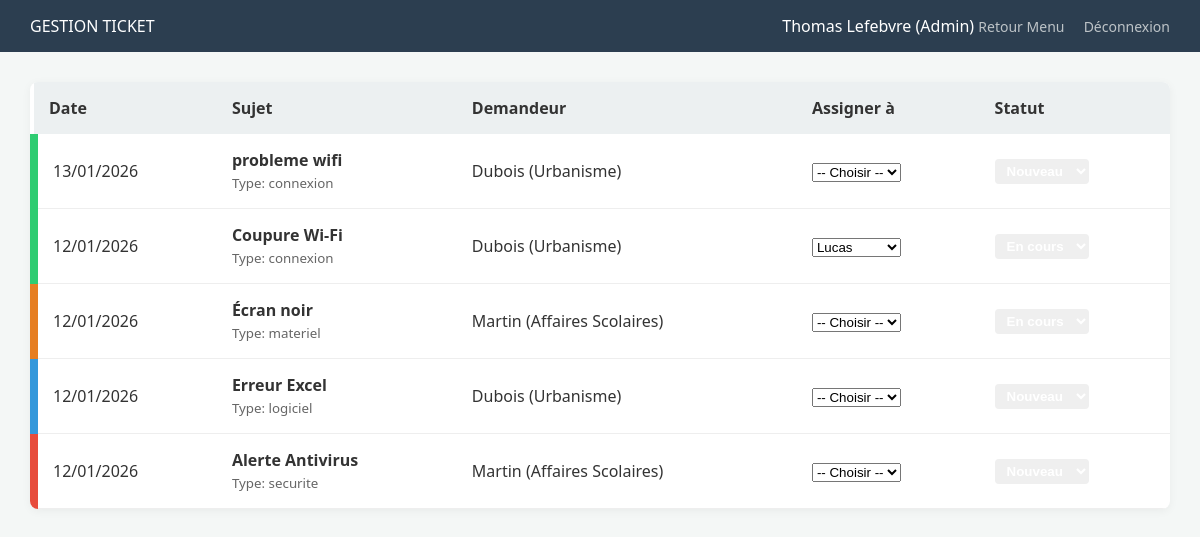
Page /admin/prestations (signed in) on the earlier database version.
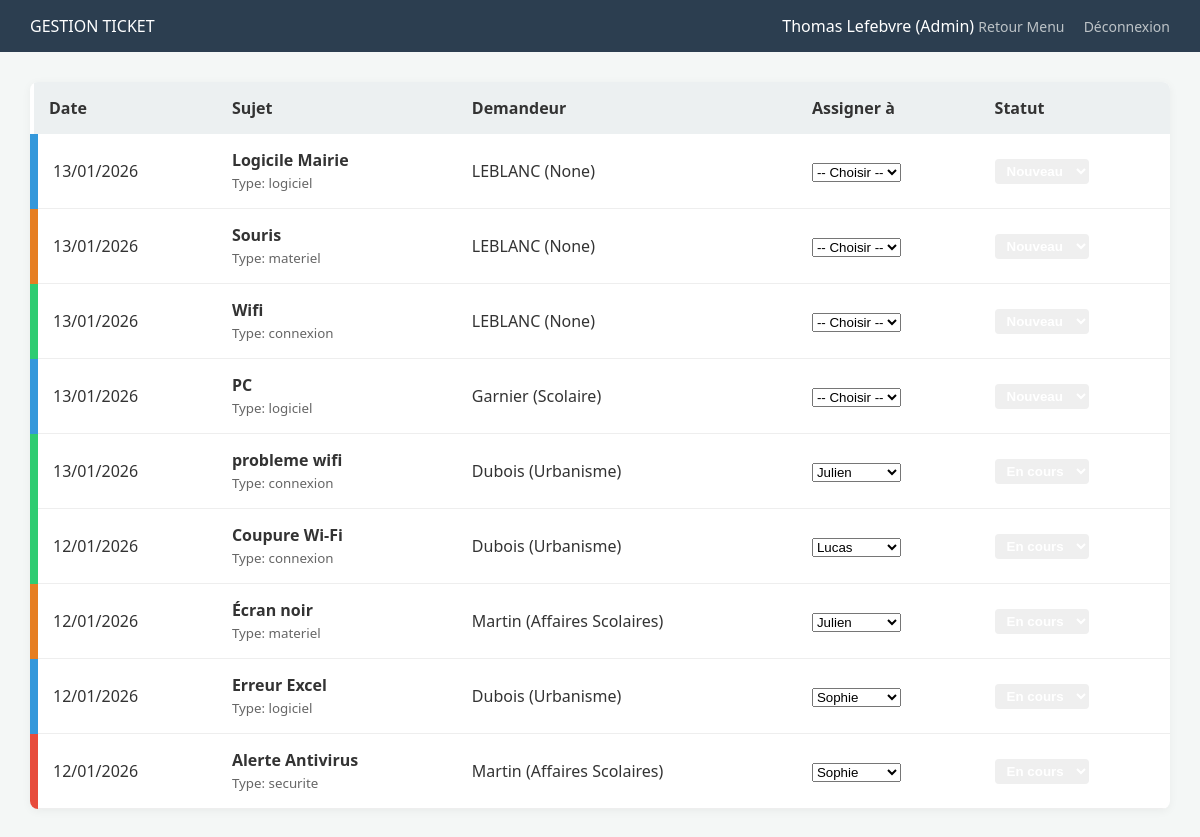
Same page on the later database version.
### tables this page shows
CREATE TABLE usager (
    id INTEGER PRIMARY KEY AUTOINCREMENT,
    nom TEXT NOT NULL,
    prenom TEXT NOT NULL,
    email TEXT NOT NULL UNIQUE,
    mdp TEXT NOT NULL,
    role TEXT, -- Accepté comme NULL maintenant
    service TEXT,
    specialite TEXT,
    mairie_id INTEGER,
    prestataire_id INTEGER
);

CREATE TABLE ticket (
    id INTEGER PRIMARY KEY AUTOINCREMENT,
    titre TEXT NOT NULL,
    description TEXT,
    type_prestation TEXT NOT NULL, -- 'connexion', 'materiel', 'logiciel', 'securite'
    statut TEXT DEFAULT 'Nouveau',
    date_creation DATETIME DEFAULT CURRENT_TIMESTAMP,
    createur_id INTEGER NOT NULL,
    admin_id INTEGER, technicien_id INTEGER,
    FOREIGN KEY (createur_id) REFERENCES "usager_old"(id),
    FOREIGN KEY (admin_id) REFERENCES "usager_old"(id)
);

### app.py (the view)
@app.route('/admin/prestations')
@login_required
def prestations_admin():
    conn = get_db_connection()
    tickets = conn.execute('''
        SELECT t.*, strftime('%d/%m/%Y', t.date_creation) as date_formatee,
        u.nom as demandeur, u.service FROM ticket t
        JOIN usager u ON t.createur_id = u.id ORDER BY t.date_creation DESC
    ''').fetchall()
    techniciens = conn.execute('SELECT id, prenom FROM usager WHERE role IS NULL').fetchall()
    conn.close()
    return render_template('dashboard_admin.html', tickets=tickets, techniciens=techniciens)

### app.py (called while the page is built)
def get_db_connection():
    conn = sqlite3.connect('mairie.db')
    conn.row_factory = sqlite3.Row
    return conn

@login_manager.user_loader
def load_user(user_id):
    conn = get_db_connection()
    u = conn.execute('SELECT * FROM usager WHERE id = ?', (user_id,)).fetchone()
    conn.close()
    if u:
        return Usager(u['id'], u['nom'], u['prenom'], u['role'], u['mairie_id'])
    return None

### templates/dashboard_admin.html (shortened to what this page needs)
<!DOCTYPE html>
<html>
<head>
    <link rel="stylesheet" href="{{ url_for('static', filename='css/style.css') }}">
</head>
<body>
    <header class="admin-header">
        <div class="logo">GESTION TICKET</div>
        <div class="user-info">
            <span>{{ current_user.prenom }} {{ current_user.nom }} (Admin)</span>
	   <a href="{{ url_for('menu_admin') }}" class="btn-logout">Retour Menu</a>
            <a href="{{ url_for('logout') }}" class="btn-logout" style="margin-left: 15px;">Déconnexion</a>
        </div>
    </header>
    <div style="padding: 30px;">
        <table>
            <thead>
                <tr>
                    <th>Date</th>
                    <th>Sujet</th>
                    <th>Demandeur</th>
                    <th>Assigner à</th>
                    <th>Statut</th>
                </tr>
            </thead>
            <tbody>
                {% for ticket in tickets %}
                <tr class="cat-{{ ticket.type_prestation }}">
                    <td>{{ ticket.date_formatee }}</td>
                    <td>
                        <strong>{{ ticket.titre }}</strong><br>
                        <small style="color: #666;">Type: {{ ticket.type_prestation }}</small>
                    </td>
                    <td>{{ ticket.demandeur }} ({{ ticket.service }})</td>
                    <td>
                        <form action="{{ url_for('assigner_ticket', ticket_id=ticket.id) }}" method="POST">
                            <select name="technicien_id" onchange="this.form.submit()">
                                <option value="">-- Choisir --</option>
                                {% for tech in techniciens %}
                                <option value="{{ tech.id }}" {% if ticket.technicien_id == tech.id %}selected{% endif %}>
                                    {{ tech.prenom }}
                                </option>
                                {% endfor %}
                            </select>
                        </form>
                    </td>
                    <td>
                        <form action="{{ url_for('update_statut', ticket_id=ticket.id) }}" method="POST">
                            <select name="statut" onchange="this.form.submit()"
                                    class="badge-statut statut-{{ ticket.statut | lower | replace(' ', '-') }}">
                                <option value="Nouveau" {% if ticket.statut == 'Nouveau' %}selected{% endif %}>Nouveau</option>
                                <option value="En cours" {% if ticket.statut == 'En cours' %}selected{% endif %}>En cours</option>
                            </select>
                        </form>
                    </td>
                </tr>
                {% endfor %}
            </tbody>
        </table>
    </div>
</body>
</html>

### static/css/style.css (style rules this page uses)
:root { --admin-dark: #2c3e50; --admin-blue: #34495e; --mairie-blue: #3498db; --success: #27ae60; --danger: #e74c3c; --warning: #f39c12; --bg-light: #f4f7f6; --text-dark: #333; }
body { font-family: 'Segoe UI', Tahoma, Geneva, Verdana, sans-serif; background-color: var(--bg-light); color: var(--text-dark); margin: 0; }
.admin-header { background: var(--admin-dark); color: white; padding: 15px 30px; display: flex; justify-content: space-between; align-items: center; }
table { width: 100%; background: white; border-collapse: collapse; border-radius: 8px; overflow: hidden; box-shadow: 0 2px 10px rgba(0,0,0,0.05); }
th { background-color: #ecf0f1; padding: 15px; text-align: left; }
td { padding: 15px; border-bottom: 1px solid #eee; }
.btn-logout { color: #bdc3c7; text-decoration: none; font-size: 14px; }
.cat-materiel { border-left: 8px solid #e67e22; }
.cat-logiciel { border-left: 8px solid #3498db; }
.cat-connexion { border-left: 8px solid #2ecc71; }
.cat-securite { border-left: 8px solid #e74c3c; }
.badge-statut { padding: 4px 8px; border-radius: 4px; font-weight: bold; color: white; border: none; }

Differences in the rows shown:
added ticket: date_formatee "13/01/2026", titre "Logicile Mairie", type_prestation "logiciel", demandeur "LEBLANC", service "None", statut "Nouveau"
added ticket: date_formatee "13/01/2026", titre "Souris", type_prestation "materiel", demandeur "LEBLANC", service "None", statut "Nouveau"
added ticket: date_formatee "13/01/2026", titre "Wifi", type_prestation "connexion", demandeur "LEBLANC", service "None", statut "Nouveau"
added ticket: date_formatee "13/01/2026", titre "PC", type_prestation "logiciel", demandeur "Garnier", service "Scolaire", statut "Nouveau"
changed ticket "probleme wifi": technicien_id "-- Choisir --" → "Julien"; statut "Nouveau" → "En cours"
changed ticket "Écran noir": technicien_id "-- Choisir --" → "Julien"
changed ticket "Erreur Excel": technicien_id "-- Choisir --" → "Sophie"; statut "Nouveau" → "En cours"
changed ticket "Alerte Antivirus": technicien_id "-- Choisir --" → "Sophie"; statut "Nouveau" → "En cours"
